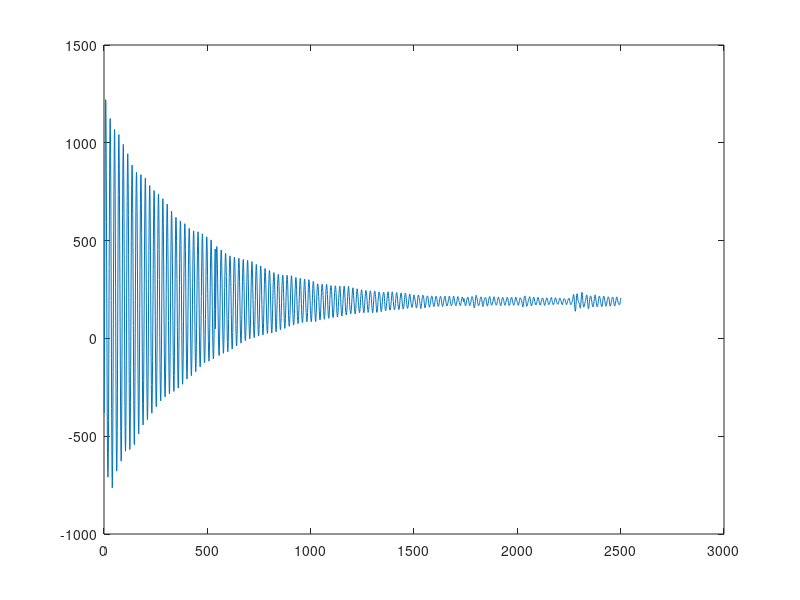

Recreate this plot in MATLAB. (Note: this script raises an error after producing the figure.)
weight_data = csvread('480sps_200g_2.csv');
weight_data = weight_data(500 : 3000);
t_data_raw = 0 : 1 / 480 : 3000 / 480;
t_data = t_data_raw(500 : 3000)';
plot(weight_data);
hold on;
[y_up, y_low] = envelope(weight_data, 100, 'peak');
plot(y_up);

cftool;
% F = @(c, t_data)c(1) + c(1) * exp(-c(2) * t_data) / c(3);
% c0 = [200, 1, 0.08];
% [c, resnorm] = lsqcurvefit(F, c0, t_data, y_up);
% cftool;

